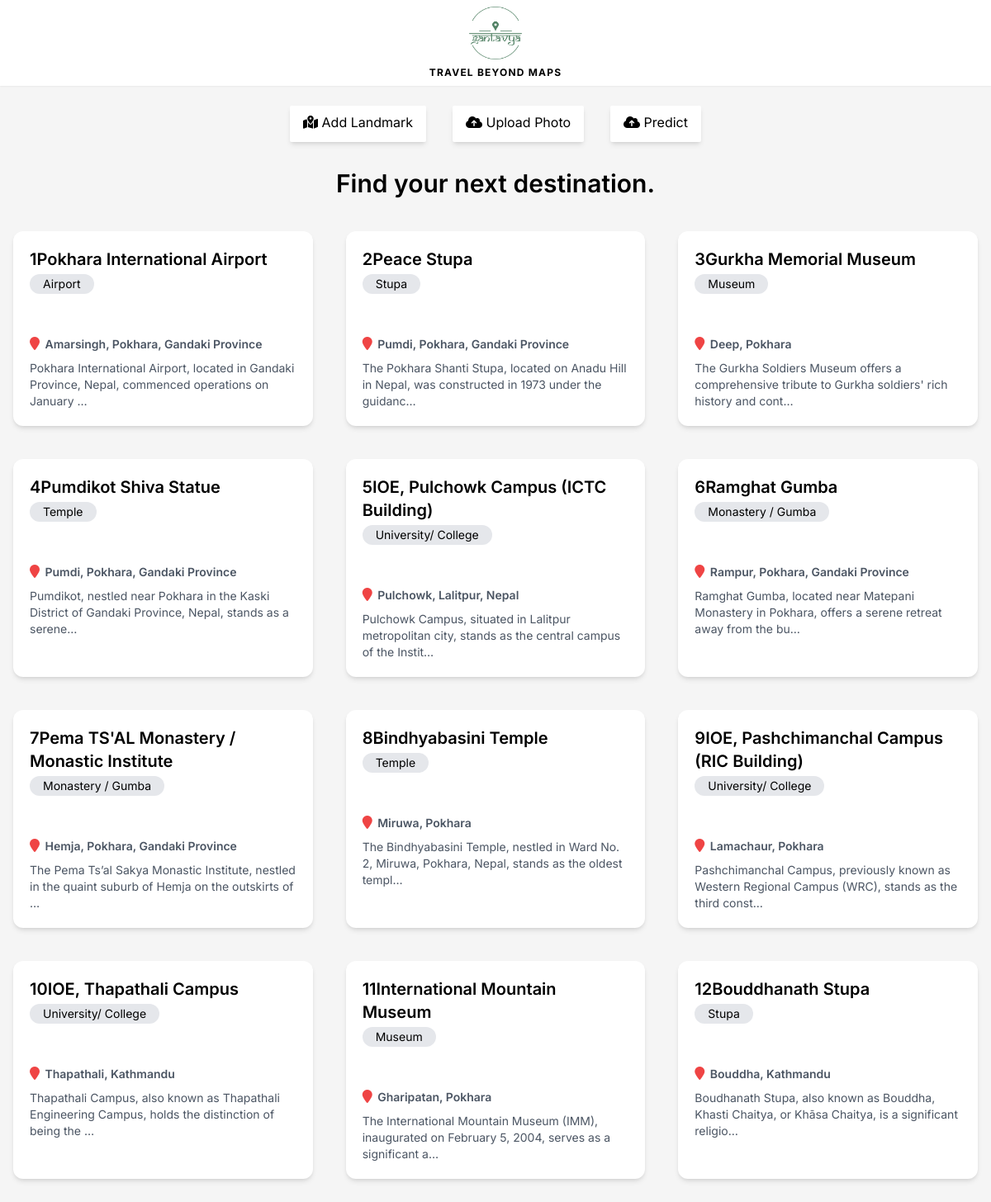
The app's page /, older data.
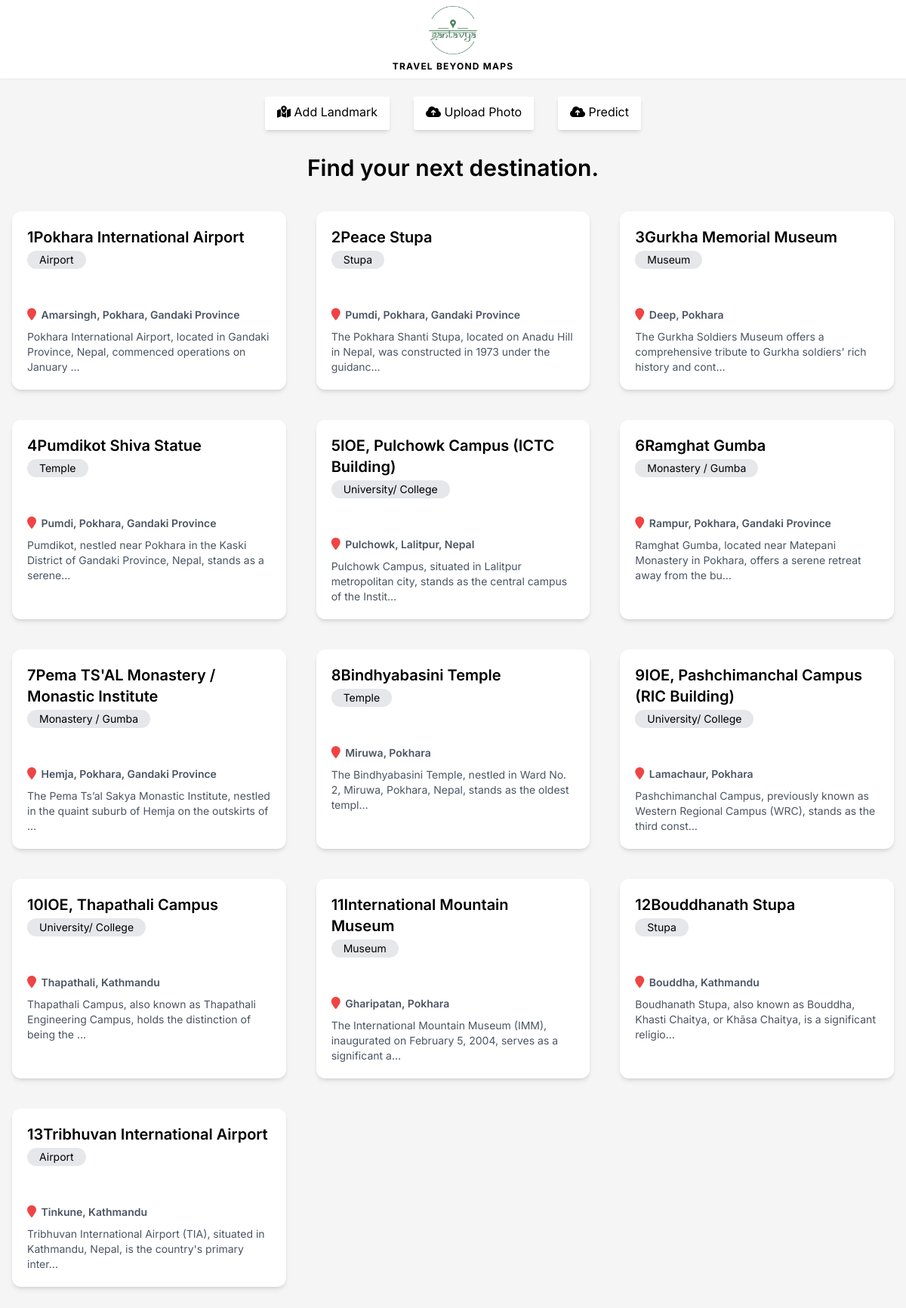
The same page, newer data.
### base/models.py (models this page shows, shortened)
class Landmark(models.Model):
    name = models.CharField(max_length=300,blank=False, null=False) # Pumdikot Shiva Statue
    address = models.CharField(max_length=300,blank=False, null=False) # Pumdikot
    type = models.CharField(max_length=300,blank=False, null=False) # Temple
    description = models.TextField(null=True, blank=True)
    facts = models.TextField(null=True, blank=True)
    longitude = models.CharField(max_length=50, null=True, blank=True)
    latitude = models.CharField(max_length=50, null=True, blank=True)
    saved_by = models.ManyToManyField(User, related_name='saved_landmarks', blank=True) # landmark saved by users
    pred_history = models.ManyToManyField(User, related_name='predicted_landmarks', blank=True) # landmark predicted by users
    updated = models.DateTimeField(auto_now=True)
    created = models.DateTimeField(auto_now_add=True)

### base/views.py (the view)
# urls.py: path('',views.landmark_list, name='get_all_landmarks'),
def landmark_list(request):
    all_landmarks = Landmark.objects.all()
    photos = {}
    for landmark in all_landmarks:
        photo = landmark.photos.all()[:2]
        photos[landmark.id] = photo
    return render(request, 'base/Home.html', {'landmarks':all_landmarks, 'photos':photos})

### base/templates/base/Home.html (shortened to what this page needs)
{% extends 'base/index.html' %} {% load mytags %}  {% block body %}
<h1 class="text-3xl font-semibold tracking-loose text-center mt-2 mb-10">
	Find your next destination.
</h1>
<main>
	<div class="grid grid-cols-1 md:grid-cols-2 lg:grid-cols-3 gap-10">
		{% for landmark in landmarks %}
		<div
			class="bg-white shadow-md hover:shadow-lg duration-300 ease-in-out rounded-xl p-5"
		>
			<a href="{% url 'landmark_detail' landmark.id  %}">
				{% for key, value in photos.items %} {% if landmark.id == key %}
				<div class="flex flex-col gap-1 items-start">
					<h1 class="text-xl font-semibold">{{landmark.id}}{{landmark.name}} </h1>
					<p class="text-sm bg-gray-200 rounded-full px-4 py-0.5 w-fit">
						{{landmark.type}}
					</p>
				</div>
				<div class="flex flex-col items-start gap-2 justify-between">
					<p>
						<i
							class="fas fa-map-marker text-red-500 mr-0.5"
							aria-hidden="true"
						></i>
						<span class="text-sm font-semibold text-gray-600"
							>{{landmark.address}}
						</span>
					</p>
					<p class="text-gray-600 text-sm">
						{{ landmark.description|truncatechars:100 }}
					</p>
				</div>
				{% endif %} {% endfor %}
			</a>
		</div>
		{% endfor %}
	</div>
</main>
{% endblock %}

### base/templates/base/index.html (shortened to what this page needs)
{% load static %}
<!DOCTYPE html>
<html lang="en">
	<head>
		<script src="https://cdn.tailwindcss.com"></script>
		<link
			rel="stylesheet"
			href="https://cdnjs.cloudflare.com/ajax/libs/font-awesome/6.0.0-beta3/css/all.min.css"
		/>
		<link rel="stylesheet" href="{% static 'styles/css/globals.css' %}" />
	</head>
	<body>
		<header class="shadow-sm mb-4 fixed top-0 inset-x-0 bg-white">
			<nav
				class="container max-w-7xl mx-auto px-4 py-2 flex w-full items-center gap-2 justify-center"
			>
				<a href="{% url 'list_landmarks' %}">
					<div class="flex flex-col items-center gap-2">
						<img
							src="{% static 'images/logos/logo_green.png' %}"
							alt="logo"
							class="w-16 object-contain"
						/>
						<h1 class="tracking-widest font-bold text-xs uppercase">
							Travel Beyond Maps
						</h1>
					</div>
				</a>
			</nav>
		</header>
		<div
			class="container mx-auto max-w-7xl mt-[120px] flex items-center justify-center gap-8 py-2"
		>
			<a href="{% url 'create_landmark' %}">
				<div
					class="bg-white shadow-md hover:text-blue-800 rounded-sm px-4 py-2 border-b-4 border-b-transparent hover:border-b-blue-700 duration-500 hover:cursor-pointer ease-in-out"
				>
					<i class="fas fa-map-location-dot"></i>
					<span>Add Landmark </span>
				</div>
			</a>
			<a href="{% url 'upload_photo' landmark_id=1 %}">
				<div
					class="bg-white shadow-md hover:text-blue-800 rounded-sm px-4 py-2 border-b-4 border-b-transparent hover:border-b-blue-700 duration-300 hover:cursor-pointer ease-in-out"
				>
					<i class="fas fa-cloud-upload-alt"></i>
					<span>Upload Photo </span>
				</div>
			</a>
			<a href="{% url 'prediction' %}">
				<div
					class="bg-white shadow-md hover:text-blue-800 rounded-sm px-4 py-2 border-b-4 border-b-transparent hover:border-b-blue-700 duration-300 hover:cursor-pointer ease-in-out"
				>
					<i class="fas fa-cloud-upload-alt"></i>
					<span>Predict </span>
				</div>
			</a>
		</div>
		<section class="container mx-auto max-w-7xl px-4 pt-4 pb-8">
			{% block body %} {% endblock %}
		</section>
	</body>
</html>

### static/styles/css/globals.css (style rules this page uses)
* { margin: 0; padding: 0; box-sizing: border-box; font-family: 'Inter', sans-serif; }
html { scroll-behavior: smooth; }
body { background-color: #f5f5f5; }

Row changes from the older to the newer data that the page shows:
added Landmark: id "13", name "Tribhuvan International Airport", type "Airport", address "Tinkune, Kathmandu", description "Tribhuvan International Airport (TIA), situated in Kathmandu, Nepal, is the country's primary inter…"
